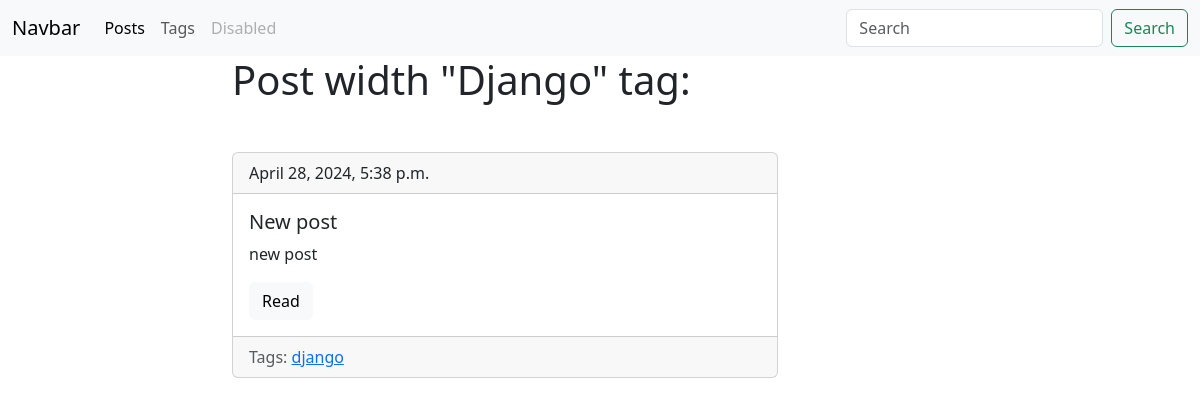
/blog/tag/django, run on the app's committed database.
### blog/models.py (models this page shows, shortened)
class Tag(models.Model):
     title = models.CharField(max_length=50)
     slug = models.SlugField(max_length=50, unique = True)
     def get_absolute_url(self):
          return reverse("tag_detail_url", kwargs = {'slug':self.slug})

class Post(models.Model):
     title = models.CharField(max_length = 150, db_index = True)
     slug = models.SlugField(max_length = 150, unique = True)
     bodu = models.TextField(blank = True, db_index = True)
     date_pub = models.DateTimeField(auto_now_add = True)
     tags = models.ManyToManyField('Tag', blank=True, related_name='posts')
     def get_absolute_url(self):
         return reverse("post_detail_url", kwargs={'slug':self.slug})

### blog/views.py (the view)
# urls.py: path('tag/<str:slug>', Tag_detail.as_view() , name='tag_detail_url')
class Tag_detail(ObjectDetailMixin,View):
    model = Tag
    template =  'blog/tag_detail.html'

### blog/utils.py (called while the page is built)
    def get(self,request,slug):
            obj  = get_object_or_404(self.model,slug__iexact=slug)
            return render(request, self.template, context = {self.model.__name__.lower(): obj})

### blog/templates/blog/tag_detail.html (shortened to what this page needs)
{%extends 'blog/base_blog.html'%}
{%block content %}
<h1 class = "mb-5"> Post width "{{tag.title|title}}"  tag: </h1>
{%for post in tag.posts.all%}
{% include 'blog/includes/post_cardTempletes.html'%}
{%endfor%}
{%endblock%}

### blog/templates/blog/includes/post_cardTempletes.html
<div class="card">
    <div class="card-header">{{post.date_pub}}</div>
    <div class="card-body">
      <h5 class="card-title">{{post.title}}</h5>
      <p class="card-text">{{post.bodu}}</p>
      <a href="{{post.get_absolute_url}}" class="btn btn-light">Read</a>
    </div>
    <div class="card-footer text-body-secondary">
       Tags:
       {%for tag in post.tags.all%}
        <a href = "{{tag.get_absolute_url}}">{{tag.title}}</a>
       {%endfor%}
      </div>
  </div>
  <br />

### data on the page
Tag: title "Django", title "django"
Post: date_pub "April 28, 2024, 5:38 p.m.", title "New post", bodu "new post"
